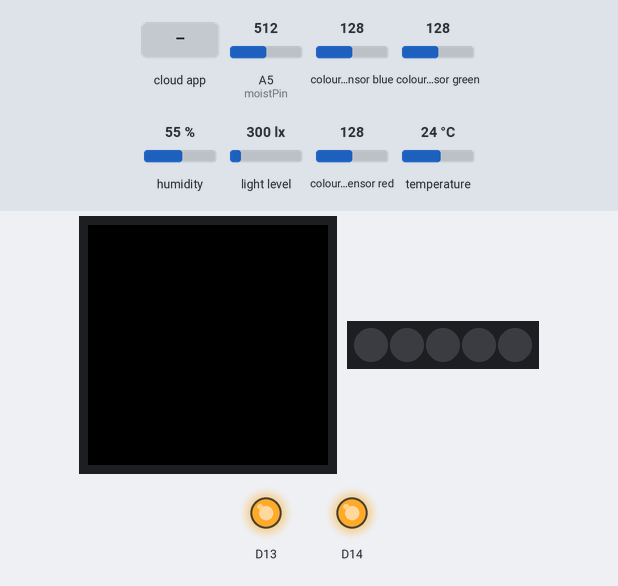
Bench run of a sketch on a simulated Arduino MKR. Shown: 240×240 colour display, 5 RGB LEDs in strip order, left to right, output pins drawn as LEDs (lit = HIGH). The inputs (shaded band) are chosen by the test bench; at power-on: A5 (moistPin) = 512, colour sensor blue 128, colour sensor green 128, humidity 55 %, light level 300 lx, colour sensor red 128, temperature 24 °C. WiFi joins after 1.5 s; servers stay silent unless stated.

Above: at 2.9 s.
3.0 s: the phone or cloud app sets rgbColor to 1
At 3.9 s:
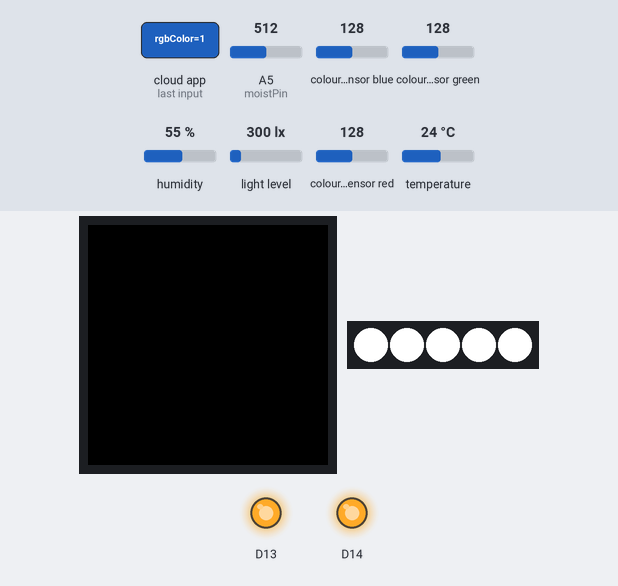
4.5 s: the phone or cloud app sets actualizacionPantalla to 0
At 5.0 s:
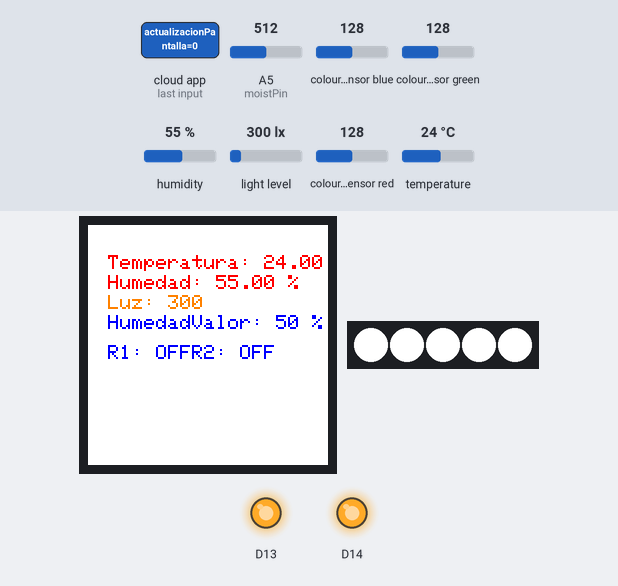
6.0 s: the phone or cloud app sets rgbColor to 0
At 7.2 s:
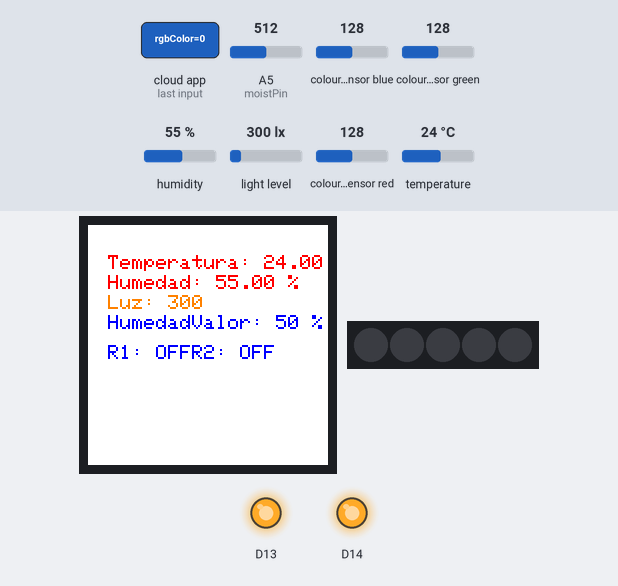
7.5 s: the phone or cloud app sets rele_1 to 1
At 8.4 s:
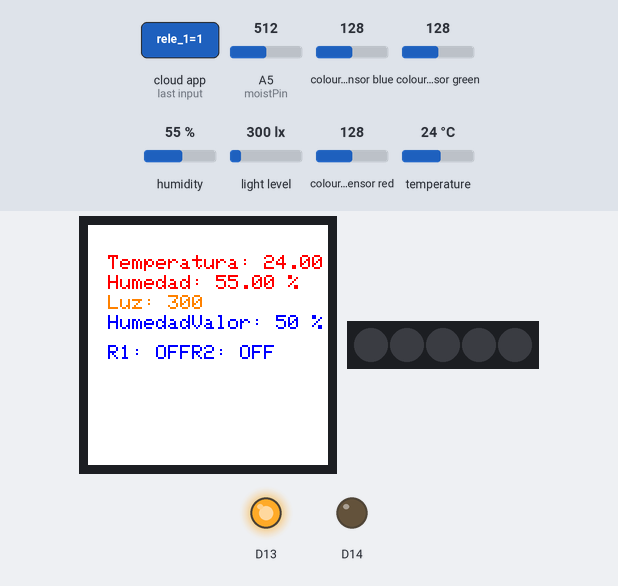
9.0 s: the phone or cloud app sets actualizacionPantalla to 1
At 9.5 s:
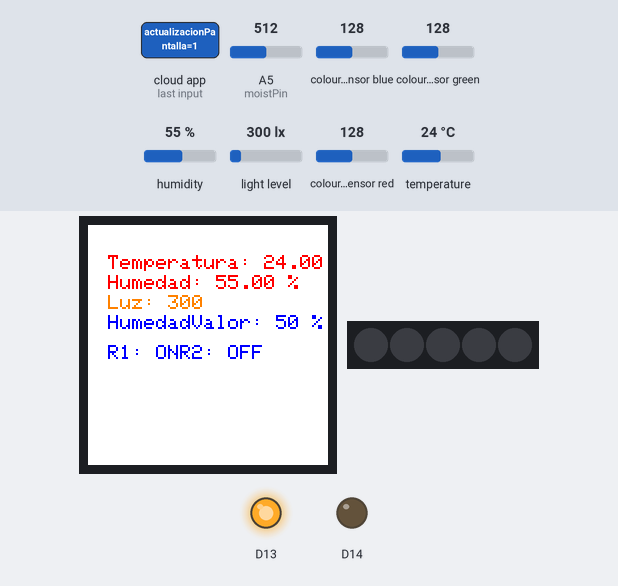
10.5 s: the phone or cloud app sets rgbColor to 1
At 12.0 s:
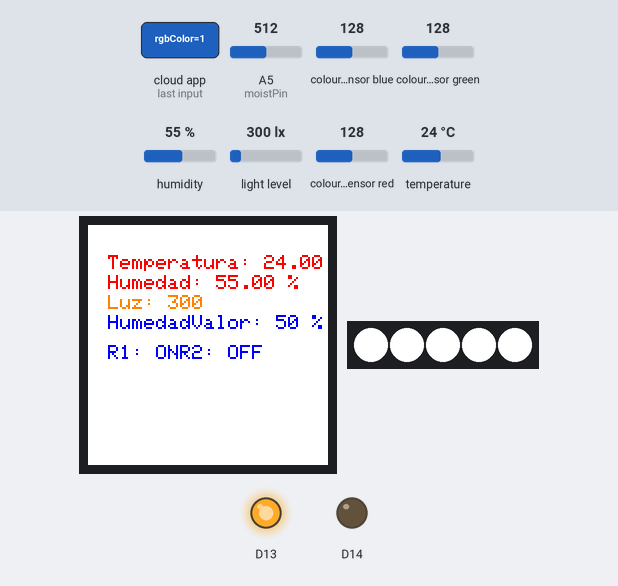
Timing chart, 0 to 13.0 s (numbered marks = the images above; inputs shaded):
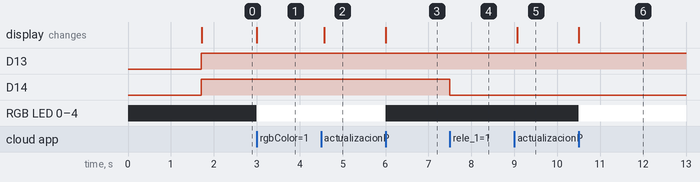

Measured:
- after the input at 3.0 s, RGB LED 0–4: off → RGB(254, 254, 254) at once
- after the input at 4.5 s, the display: changes after 0.07 s (image 2)
- after the input at 6.0 s, RGB LED 0–4: RGB(254, 254, 254) → off at once
- after the input at 7.5 s, D14: HIGH → LOW at once
- after the input at 9.0 s, the display: changes after 0.07 s (image 5)
- after the input at 10.5 s, RGB LED 0–4: off → RGB(254, 254, 254) at once

The sketch:

Grupo06_IOT_PIG1_sep19a.ino
```cpp
#include "arduino_secrets.h"
#include "thingProperties.h"
#include <Arduino_MKRIoTCarrier.h>

MKRIoTCarrier carrier;

int moistPin = A5;

String relayState1 = "";
String relayState2 = "";

void setup() {
  // Initialize serial and wait for port to open:
  Serial.begin(9600);
  // Defined in thingProperties.h
  initProperties();

  ArduinoCloud.begin(ArduinoIoTPreferredConnection);

  CARRIER_CASE = true;
  carrier.begin();

  setDebugMessageLevel(4);   //Get Cloud Info/errors , 0 (only errors) up to 4
  ArduinoCloud.printDebugInfo();

  while (ArduinoCloud.connected() != 1) {
    ArduinoCloud.update();
    carrier.display.setTextSize(3);
    carrier.display.setCursor(20, 70);
    carrier.display.println("Waiting For");
    carrier.display.setCursor(5, 110);
    carrier.display.println("Connection...");
    delay(500);
  }
}

void loop() {
  ArduinoCloud.update();

  if (rele_1) {
    carrier.Relay1.open();
    relayState1 = "ON";
  } else {
    carrier.Relay1.close();
    relayState1 = "OFF";
  }

  if (rele_2) {
    carrier.Relay2.open();
    relayState2 = "ON";
  } else {
    carrier.Relay2.close();
    relayState2 = "OFF";
  }

  if (carrier.Light.colorAvailable()) {
    int none; // not gonna be used
    carrier.Light.readColor(none, none, none, luz);
  }

  temperatura = carrier.Env.readTemperature();
  humedad = carrier.Env.readHumidity();

  int rawMoistValue = analogRead(moistPin);
  humedadValor = map(rawMoistValue, 0, 1023, 100, 0);
}

void onHumedadChange() {
  // Do something when humedad changes
  Serial.print("Humedad changed to: ");
  Serial.println(humedad);
}

void onTemperaturaChange() {
  // Do something when temperatura changes
  Serial.print("Temperatura changed to: ");
  Serial.println(temperatura);
}

void onHumedadValorChange() {
  // Do something when humedadValor changes
  Serial.print("HumedadValor changed to: ");
  Serial.println(humedadValor);
}

void onLuzChange() {
  // Do something when luz changes
  Serial.print("Luz changed to: ");
  Serial.println(luz);
}

void onRgbColorChange() {
  // Do something when rgbColor changes
  uint8_t r, g, b;
  rgbColor.getValue().getRGB(r, g, b);
  if (rgbColor.getSwitch()) {
    carrier.leds.fill(carrier.leds.Color(g, r, b), 0, 5);
    carrier.leds.show();
  } else {
    carrier.leds.fill(0, 0, 5);
    carrier.leds.show();
  }
}

void onActualizacionPantallaChange() {
  // Do something when actualizacionPantalla changes
  carrier.display.fillScreen(ST77XX_WHITE);
  carrier.display.setTextColor(ST77XX_RED);
  carrier.display.setTextSize(2);

  carrier.display.setCursor(20, 30);
  carrier.display.print("Temperatura: ");
  carrier.display.print(temperatura);
  carrier.display.print(" C");

  carrier.display.setCursor(20, 50);
  carrier.display.print("Humedad: ");
  carrier.display.print(humedad);
  carrier.display.print(" %");

  carrier.display.setTextColor(ST77XX_ORANGE);
  carrier.display.setCursor(20, 70);
  carrier.display.print("Luz: ");
  carrier.display.print(luz);

  carrier.display.setTextColor(ST77XX_BLUE);
  carrier.display.setCursor(20, 90);
  carrier.display.print("HumedadValor: ");
  carrier.display.print(humedadValor);
  carrier.display.print(" %");

  carrier.display.setTextColor(ST77XX_BLUE);
  carrier.display.setCursor(20, 120);
  carrier.display.print("R1: ");
  carrier.display.print(relayState1);

  carrier.display.print("R2: ");
  carrier.display.print(relayState2);

  actualizacionPantalla = false;
}

void onRele1Change() {
  // Do something when rele_1 changes
  if (rele_1) {
    carrier.Relay1.open();
    relayState1 = "ON";
  } else {
    carrier.Relay1.close();
    relayState1 = "OFF";
  }
}

void onRele2Change() {
  // Do something when rele_2 changes
  if (rele_2) {
    carrier.Relay2.open();
    relayState2 = "ON";
  } else {
    carrier.Relay2.close();
    relayState2 = "OFF";
  }
}
```

arduino_secrets.h
```cpp
#define SECRET_OPTIONAL_PASS ""
#define SECRET_SSID ""
```

thingProperties.h
```cpp
// Code generated by Arduino IoT Cloud, DO NOT EDIT.

#include <ArduinoIoTCloud.h>
#include <Arduino_ConnectionHandler.h>

const char SSID[]     = SECRET_SSID;    // Network SSID (name)
const char PASS[]     = SECRET_OPTIONAL_PASS;    // Network password (use for WPA, or use as key for WEP)

void onHumedadChange();
void onTemperaturaChange();
void onRgbColorChange();
void onHumedadValorChange();
void onLuzChange();
void onActualizacionPantallaChange();
void onRele1Change();
void onRele2Change();

float humedad;
float temperatura;
CloudColoredLight rgbColor;
int humedadValor;
int luz;
bool actualizacionPantalla;
bool rele_1;
bool rele_2;

void initProperties(){

  ArduinoCloud.addProperty(humedad, READWRITE, 1 * SECONDS, onHumedadChange);
  ArduinoCloud.addProperty(temperatura, READWRITE, 1 * SECONDS, onTemperaturaChange);
  ArduinoCloud.addProperty(rgbColor, READWRITE, ON_CHANGE, onRgbColorChange);
  ArduinoCloud.addProperty(humedadValor, READWRITE, 1 * SECONDS, onHumedadValorChange);
  ArduinoCloud.addProperty(luz, READWRITE, 1 * SECONDS, onLuzChange);
  ArduinoCloud.addProperty(actualizacionPantalla, READWRITE, ON_CHANGE, onActualizacionPantallaChange);
  ArduinoCloud.addProperty(rele_1, READWRITE, ON_CHANGE, onRele1Change);
  ArduinoCloud.addProperty(rele_2, READWRITE, ON_CHANGE, onRele2Change);

}

WiFiConnectionHandler ArduinoIoTPreferredConnection(SSID, PASS);
```
